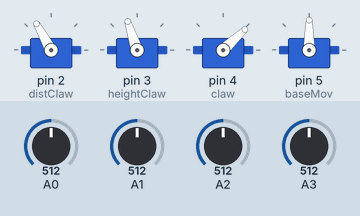
The sketch below on a simulated Arduino Uno, built with avr-gcc and run on an emulated ATmega328P. Parts: 4 × servo. The test bench sets the inputs (shaded band); at power-on: A0 = 512, A2 = 512, A3 = 512, A1 = 512.

Above: at 1.2 s.
1.3 s: A0 set to 716
At 1.9 s:
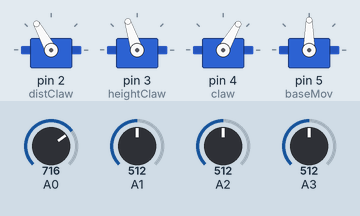
2.8 s: A2 set to 716
At 3.1 s:
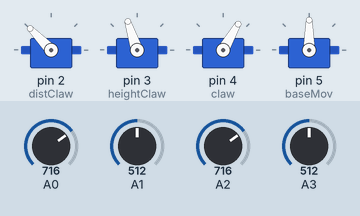
4.3 s: A3 set to 716
At 5.4 s:
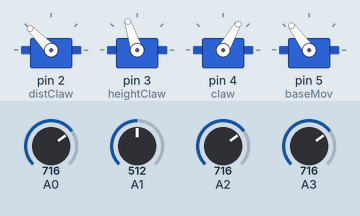
5.8 s: A1 set to 306
At 6.6 s:
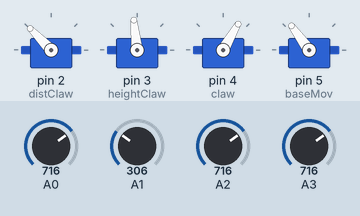
7.3 s: A0 set to 992
At 7.7 s:
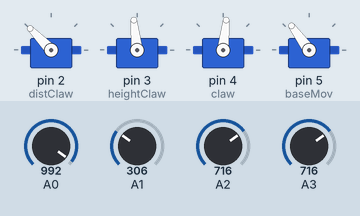
8.8 s: A2 set to 992
At 10.1 s:
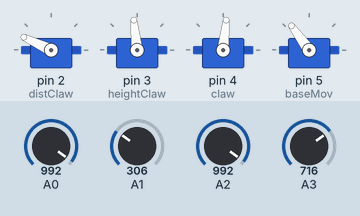
Timing chart, 0 to 11.3 s (numbered marks = the images above; inputs shaded):
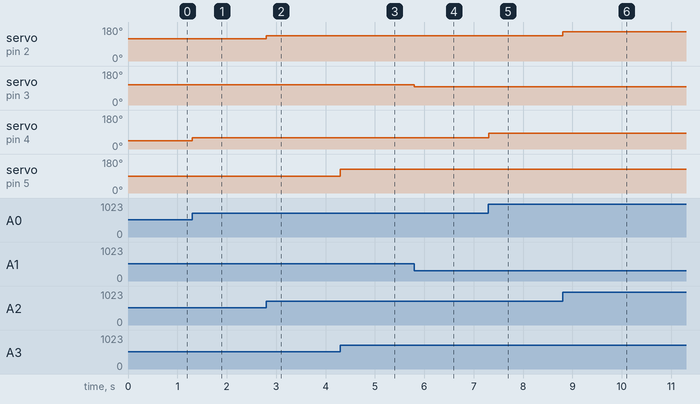

The sketch:

sketch_robotic_arm.ino
```cpp
#include <Servo.h>

Servo baseMov;
Servo heightClaw;
Servo claw;
Servo distClaw;

void setup(){

  distClaw.attach(2, 500, 2600);
  heightClaw.attach(3, 500, 2600);
  claw.attach(4, 500, 2600);
  baseMov.attach(5, 500, 2600);

  pinMode(A0, INPUT);
  pinMode(A1, INPUT);
  pinMode(A2, INPUT);
  pinMode(A3, INPUT);

  // Serial.begin(9600);

}

void loop(){

  int clawPot = analogRead(A0);
  int angleClaw = map(clawPot, 0, 1023, 0, 87);

  int heightClawPot = analogRead(A1);
  int angleHeightClaw = map(heightClawPot, 0, 1023, 80, 135);

  int distClawPot = analogRead(A2);
  int angleDistClaw = map(distClawPot, 0, 1023, 80, 157);

  int baseMovPot = analogRead(A3);
  int angleBaseMov = map(baseMovPot, 0, 1023, 0, 180);

  // Serial.print("CLAW: ");
  // Serial.println(angleClaw);

  int clawAverage = 0, heightClawAverage = 0, distClawAverage = 0, baseMovAverage = 0;

  for (int i = 0; i <= 100; i++) {

    clawAverage += angleClaw;
    heightClawAverage += angleHeightClaw;
    distClawAverage += angleDistClaw;
    baseMovAverage += angleBaseMov;

  }

  claw.write(clawAverage / 100);
  heightClaw.write(heightClawAverage / 100);
  distClaw.write(distClawAverage / 100);
  baseMov.write(baseMovAverage / 100);

}
```

Measured:
- after the input at 1.3 s, servo on pin 4 (claw): 43° → 60° at once
- after the input at 2.8 s, servo on pin 2 (distClaw): 119° → 134° at once
- after the input at 4.3 s, servo on pin 5 (baseMov): 90° → 126° at once
- after the input at 5.8 s, servo on pin 3 (heightClaw): 108° → 96° at once
- after the input at 7.3 s, servo on pin 4 (claw): 60° → 84° at once
- after the input at 8.8 s, servo on pin 2 (distClaw): 134° → 155° at once
